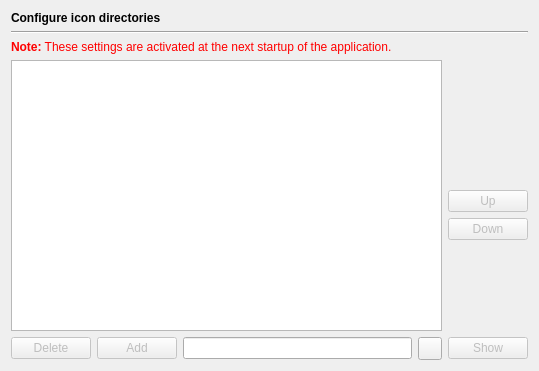
<?xml version="1.0" encoding="UTF-8"?>
<ui version="4.0">
 <class>IconsPage</class>
 <widget class="QWidget" name="IconsPage">
  <property name="geometry">
   <rect>
    <x>0</x>
    <y>0</y>
    <width>539</width>
    <height>371</height>
   </rect>
  </property>
  <layout class="QGridLayout">
   <item row="0" column="0" colspan="2">
    <widget class="QLabel" name="headerLabel">
     <property name="text">
      <string>&lt;b&gt;Configure icon directories&lt;/b&gt;</string>
     </property>
    </widget>
   </item>
   <item row="1" column="0" colspan="2">
    <widget class="Line" name="line10">
     <property name="frameShape">
      <enum>QFrame::HLine</enum>
     </property>
     <property name="frameShadow">
      <enum>QFrame::Sunken</enum>
     </property>
     <property name="orientation">
      <enum>Qt::Horizontal</enum>
     </property>
    </widget>
   </item>
   <item row="2" column="0" colspan="2">
    <widget class="QLabel" name="TextLabel1_2_2_2_2">
     <property name="text">
      <string>&lt;font color=&quot;#FF0000&quot;&gt;&lt;b&gt;Note:&lt;/b&gt; These settings are activated at the next startup of the application.&lt;/font&gt;</string>
     </property>
    </widget>
   </item>
   <item row="4" column="0">
    <layout class="QHBoxLayout">
     <item>
      <widget class="QPushButton" name="deleteIconDirectoryButton">
       <property name="enabled">
        <bool>false</bool>
       </property>
       <property name="toolTip">
        <string>Press to delete the selected directory from the list</string>
       </property>
       <property name="text">
        <string>Delete</string>
       </property>
      </widget>
     </item>
     <item>
      <widget class="QPushButton" name="addIconDirectoryButton">
       <property name="enabled">
        <bool>false</bool>
       </property>
       <property name="toolTip">
        <string>Press to add the entered directory to the list</string>
       </property>
       <property name="text">
        <string>Add</string>
       </property>
      </widget>
     </item>
     <item>
      <widget class="QLineEdit" name="iconDirectoryEdit">
       <property name="toolTip">
        <string>Enter a directory to be added</string>
       </property>
      </widget>
     </item>
     <item>
      <widget class="QToolButton" name="iconDirectoryButton">
       <property name="toolTip">
        <string>Press to select an icon directory via a selection dialog</string>
       </property>
      </widget>
     </item>
    </layout>
   </item>
   <item row="4" column="1">
    <widget class="QPushButton" name="showIconsButton">
     <property name="enabled">
      <bool>false</bool>
     </property>
     <property name="text">
      <string>Show</string>
     </property>
    </widget>
   </item>
   <item row="3" column="1">
    <layout class="QVBoxLayout">
     <item>
      <spacer>
       <property name="orientation">
        <enum>Qt::Vertical</enum>
       </property>
       <property name="sizeType">
        <enum>QSizePolicy::Expanding</enum>
       </property>
       <property name="sizeHint" stdset="0">
        <size>
         <width>20</width>
         <height>209</height>
        </size>
       </property>
      </spacer>
     </item>
     <item>
      <widget class="QPushButton" name="upButton">
       <property name="enabled">
        <bool>false</bool>
       </property>
       <property name="text">
        <string>Up</string>
       </property>
      </widget>
     </item>
     <item>
      <widget class="QPushButton" name="downButton">
       <property name="enabled">
        <bool>false</bool>
       </property>
       <property name="text">
        <string>Down</string>
       </property>
      </widget>
     </item>
     <item>
      <spacer>
       <property name="orientation">
        <enum>Qt::Vertical</enum>
       </property>
       <property name="sizeType">
        <enum>QSizePolicy::Expanding</enum>
       </property>
       <property name="sizeHint" stdset="0">
        <size>
         <width>20</width>
         <height>170</height>
        </size>
       </property>
      </spacer>
     </item>
    </layout>
   </item>
   <item row="3" column="0">
    <widget class="QListWidget" name="iconDirectoryList">
     <property name="toolTip">
      <string>List of icon directories</string>
     </property>
     <property name="alternatingRowColors">
      <bool>true</bool>
     </property>
    </widget>
   </item>
  </layout>
 </widget>
 <tabstops>
  <tabstop>iconDirectoryList</tabstop>
  <tabstop>upButton</tabstop>
  <tabstop>downButton</tabstop>
  <tabstop>deleteIconDirectoryButton</tabstop>
  <tabstop>iconDirectoryEdit</tabstop>
  <tabstop>iconDirectoryButton</tabstop>
  <tabstop>showIconsButton</tabstop>
  <tabstop>addIconDirectoryButton</tabstop>
 </tabstops>
 <resources/>
 <connections/>
</ui>
